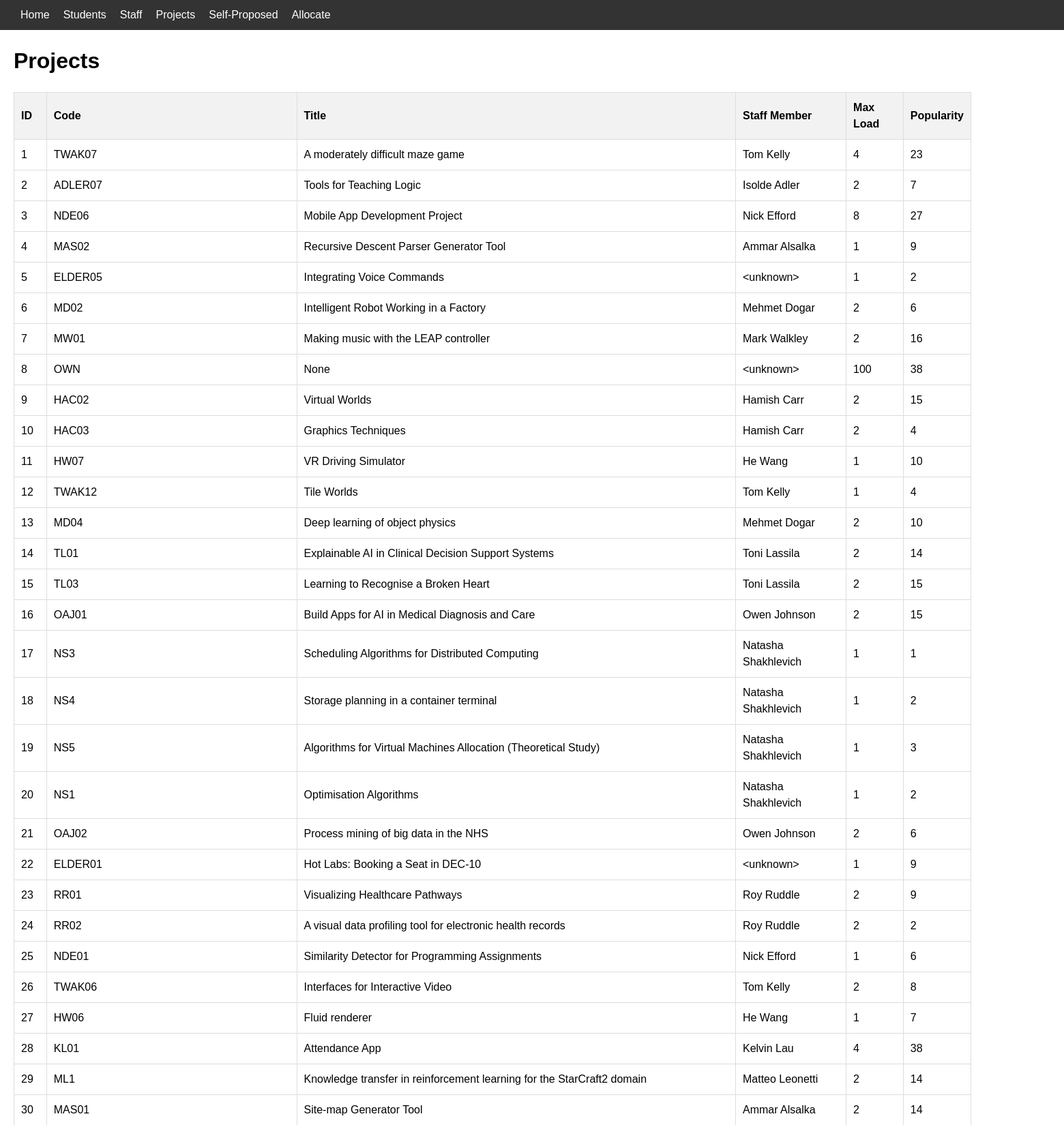
The app's page /projects (upper part) with its own data.
### app/models.py (models this page shows, shortened)
class Project(db.Model):
    id = db.Column(db.Integer, primary_key=True)
    code = db.Column(db.String(10), index=True, unique=True)
    title = db.Column(db.String(64))
    max_load = db.Column(db.Integer)
    current_load = db.Column(db.Integer)
    popularity = db.Column(db.Integer)
    students = db.relationship('Student', backref='project', lazy='dynamic')
    staff_member = db.Column(db.String(64), db.ForeignKey('staff.name'))

### app/routes.py (the view)
@app.route("/projects")
def projects():
    projects = Project.query.all()
    return render_template('projectTable.html', projects=projects, request=request)

### app/templates/projectTable.html (shortened to what this page needs)
<!DOCTYPE html>
{% extends 'base.html' %}
{% block content %}
    <h1>Projects</h1>
    <table id="projects-table">
      <tr>
        <th>ID</th>
        <th>Code</th>
        <th>Title</th>
        <th>Staff Member</th>
        <th>Max Load</th>
        <th>Popularity</th>
      </tr>
      {% for project in projects %}
      <tr>
        <td>{{ project.id }}</td>
        <td contenteditable="true">{{ project.code }}</td>
        <td contenteditable="true">{{ project.title }}</td>
        <td contenteditable="true">{{ project.staff_member }}</td>
        <td contenteditable="true">{{ project.max_load }}</td>
        <td>{{ project.popularity }}</td>
      </tr>
      {% endfor %}
    </table>
{% endblock %}

### app/templates/base.html (shortened to what this page needs)
<!DOCTYPE html>
<html>
  <head>
  </head>
  <link rel="stylesheet" href="{{ url_for('static', filename='styles.css') }}">
  <body>
    <nav>
      <ul>
        {% if request.path == "/allocationOutput" %}
          <li><a href="/home">Back to Home</a></li>
          <li><a href="/allocationOutput">Allocation Output</a></li>
          <li><a href="/statistics">Statistics</a></li>
        {% elif request.path == "/statistics" %}
          <li><a href="/home">Back to Home</a></li>
          <li><a href="/allocationOutput">Allocation Output</a></li>
          <li><a href="/statistics">Statistics</a></li>
        {% else %}
          <li><a href="/home">Home</a></li>
          <li><a href="/students">Students</a></li>
          <li><a href="/staff">Staff</a></li>
          <li><a href="/projects">Projects</a></li>
          <li><a href="/students/pin">Self-Proposed</a></li>
          <li><a href="/allocationInput">Allocate</a></li>
        {% endif %}
      </ul>
    </nav>
    {% block content %}{% endblock %}
  </body>
</html>

### app/static/styles.css (style rules this page uses)
body { font-family: Arial, sans-serif; font-size: 16px; line-height: 1.5; margin: 0; }
nav { background-color: #333; color: #fff; display: flex; justify-content: space-between; padding: 10px; width: 200%; }
nav a { color: #fff; text-decoration: none; }
nav ul { display: flex; list-style: none; margin: 0; padding: 0; }
nav li { margin-left: 20px; }
h1, h2, h3, h4, h5, h6 { font-weight: bold; margin-left: 20px; }
table { border-collapse: collapse; margin: 20px 0; width: 90%; margin-left: 20px; margin-right: 20px; }
th, td { border: 1px solid #ddd; padding: 10px; }
th { background-color: #f2f2f2; font-weight: bold; text-align: left; }

### records on screen
Project: id "1", code "TWAK07", title "A moderately difficult maze game", staff_member "Tom Kelly", max_load "4", popularity "23"
Project: id "2", code "ADLER07", title "Tools for Teaching Logic", staff_member "Isolde Adler", max_load "2", popularity "7"
Project: id "3", code "NDE06", title "Mobile App Development Project", staff_member "Nick Efford", max_load "8", popularity "27"
Project: id "4", code "MAS02", title "Recursive Descent Parser Generator Tool", staff_member "Ammar Alsalka", max_load "1", popularity "9"
Project: id "5", code "ELDER05", title "Integrating Voice Commands", staff_member "<unknown>", max_load "1", popularity "2"
Project: id "6", code "MD02", title "Intelligent Robot Working in a Factory", staff_member "Mehmet Dogar", max_load "2", popularity "6"
Project: id "7", code "MW01", title "Making music with the LEAP controller", staff_member "Mark Walkley", max_load "2", popularity "16"
Project: id "8", code "OWN", title "None", staff_member "<unknown>", max_load "100", popularity "38"
Project: id "9", code "HAC02", title "Virtual Worlds", staff_member "Hamish Carr", max_load "2", popularity "15"
Project: id "10", code "HAC03", title "Graphics Techniques", staff_member "Hamish Carr", max_load "2", popularity "4"
Project: id "11", code "HW07", title "VR Driving Simulator", staff_member "He Wang", max_load "1", popularity "10"
Project: id "12", code "TWAK12", title "Tile Worlds", staff_member "Tom Kelly", max_load "1", popularity "4"
Project: id "13", code "MD04", title "Deep learning of object physics", staff_member "Mehmet Dogar", max_load "2", popularity "10"
Project: id "14", code "TL01", title "Explainable AI in Clinical Decision Support Systems", staff_member "Toni Lassila", max_load "2", popularity "14"
Project: id "15", code "TL03", title "Learning to Recognise a Broken Heart", staff_member "Toni Lassila", max_load "2", popularity "15"
Project: id "16", code "OAJ01", title "Build Apps for AI in Medical Diagnosis and Care", staff_member "Owen Johnson", max_load "2", popularity "15"
Project: id "17", code "NS3", title "Scheduling Algorithms for Distributed Computing", staff_member "Natasha Shakhlevich", max_load "1", popularity "1"
Project: id "18", code "NS4", title "Storage planning in a container terminal", staff_member "Natasha Shakhlevich", max_load "1", popularity "2"
Project: id "19", code "NS5", title "Algorithms for Virtual Machines Allocation (Theoretical Study)", staff_member "Natasha Shakhlevich", max_load "1", popularity "3"
Project: id "20", code "NS1", title "Optimisation Algorithms", staff_member "Natasha Shakhlevich", max_load "1", popularity "2"
Project: id "21", code "OAJ02", title "Process mining of big data in the NHS", staff_member "Owen Johnson", max_load "2", popularity "6"
Project: id "22", code "ELDER01", title "Hot Labs: Booking a Seat in DEC-10", staff_member "<unknown>", max_load "1", popularity "9"
Project: id "23", code "RR01", title "Visualizing Healthcare Pathways", staff_member "Roy Ruddle", max_load "2", popularity "9"
Project: id "24", code "RR02", title "A visual data profiling tool for electronic health records", staff_member "Roy Ruddle", max_load "2", popularity "2"
Project: id "25", code "NDE01", title "Similarity Detector for Programming Assignments", staff_member "Nick Efford", max_load "1", popularity "6"
Project: id "26", code "TWAK06", title "Interfaces for Interactive Video", staff_member "Tom Kelly", max_load "2", popularity "8"
Project: id "27", code "HW06", title "Fluid renderer", staff_member "He Wang", max_load "1", popularity "7"
Project: id "28", code "KL01", title "Attendance App", staff_member "Kelvin Lau", max_load "4", popularity "38"
Project: id "29", code "ML1", title "Knowledge transfer in reinforcement learning for the StarCraft2 domain", staff_member "Matteo Leonetti", max_load "2", popularity "14"
Project: id "30", code "MAS01", title "Site-map Generator Tool", staff_member "Ammar Alsalka", max_load "2", popularity "14"
